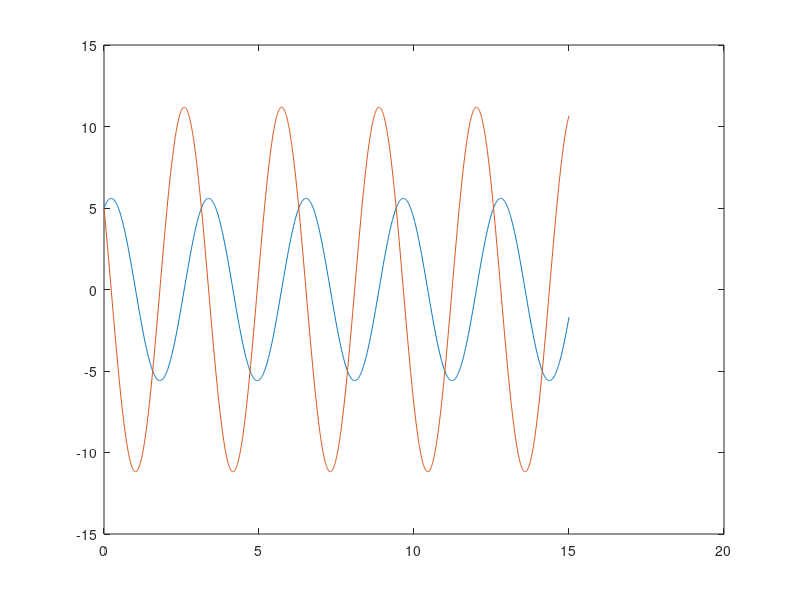
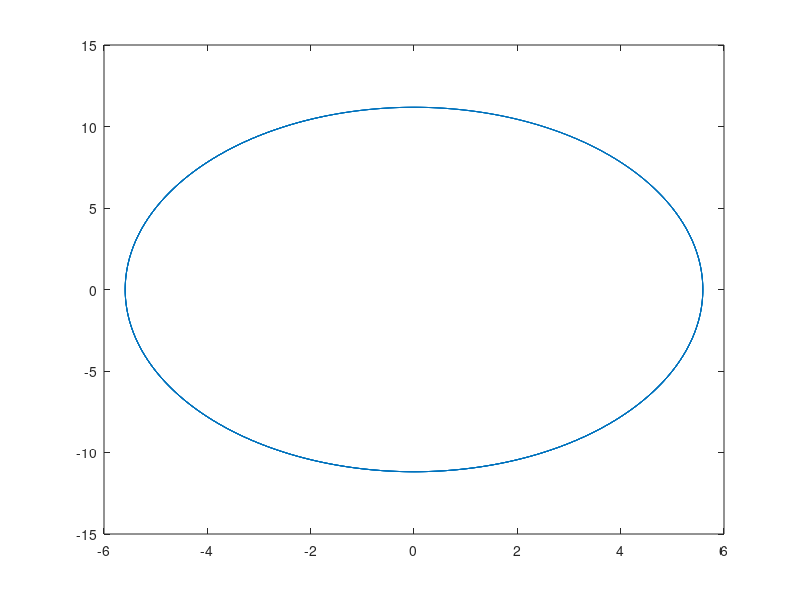

Reproduce these figures in MATLAB, in order. (Note: this script raises an error after producing the figures.)

w = 2;
z0 = [5,5];
nu = 0;
t0 = 0;
tfinal = 15;
t = t0:0.01:tfinal;
Z1 = z0(1) .* cos(w .* t) + (z0(2)/w) .* sin(w.*t);
Z2 = z0(2) .* cos(w .* t) - (w*z0(1)) .* sin(w.*t);
Z = [Z1; Z2];

figure()
plot(t, Z)

figure()
plot(Z(1,:), Z(2,:))


y0 = z0;  
p = [nu,w];
[t,y] = ode23(@(t,y)oscillator(t,y,p),[t0 tfinal], y0);
figure()
plot(t,y)

function yp = oscillator(t,y, p)
    nu = p(1); omega = p(2);
    yp = [y(2), -2*nu*y(2) - omega^2 * y(1)]';
end

